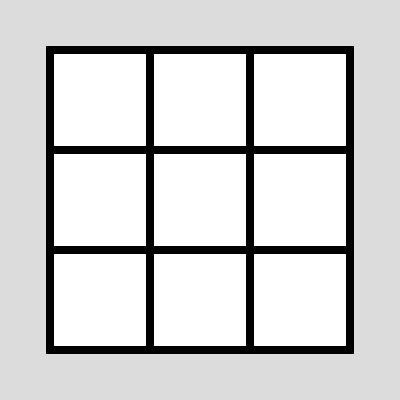
Frame 1 (no input)
Frame 60 (no input): identical to frame 1, image omitted
Frame 120 (the mouse pressed at the canvas centre since frame 60): identical to frame 1, image omitted

The p5.js sketch that drew this single still picture (run headless with seeded random() and noise() and a simulated clock; from frame 60 on, the mouse is pressed at the canvas centre):

// p5.js sketch
// ── sketch.js
class Cell {
  constructor(xx, yy, sizee) {
    this.x = xx
    this.y = yy
    this.size = sizee

    //status is to keep track of X's and O's so the three possible statuses will be X,O, or empty
    this.status = "empty"
  }

  show() {
    strokeWeight(8)
    rect(this.x, this.y, this.size, this.size)
  }

  display_Status() {
    if (this.status == "X") {
      //draw an X
      line(this.x+15, this.y+15, this.x+(CELL_SIZE-15), this.y+(CELL_SIZE-15))
      line(this.x+15, this.y+(CELL_SIZE-15), this.x+(CELL_SIZE-15), this.y+15)
    }

    if (this.status == "O") {
      //draw an O
      circle(this.x+(CELL_SIZE/2), this.y+(CELL_SIZE/2), this.size-30)
    }
  }

  update_Status(status){
    this.status = status
  }

  check_if_in_bounds(otherX, otherY) {
    return (otherX >= this.x && otherX <= this.x+CELL_SIZE && otherY >= this.y && otherY <= this.y+CELL_SIZE)
  }
}

//cell list to keep track
cells = []

//constant cell size
const CELL_SIZE = 100

//global variable to keep track of turns
turn_status = "X"

function setup() {
  createCanvas(400, 400);

  //set up cell list
  for (let x = 0; x < 3; x++) {
    cells[x] = []
    for (let y = 0; y < 3; y++) {
      cells[x][y] = new Cell((CELL_SIZE*x)+50, (CELL_SIZE*y)+50, CELL_SIZE)
    }
  }
}

function draw() {
  background(220);

  //display cells
  for (let x = 0; x < 3; x++) {
    for (let y = 0; y < 3; y++) {
      cells[x][y].show()
      cells[x][y].display_Status()
    }
  }
}

//update status of cells
function mouseReleased() {
  //get mouse cords once so do not have to check it multiple times
  mouseX_coord = mouseX
  mouseY_coord = mouseY

  //find which cell user clicked on by mouse location
  let cell = null
  for (let x = 0; x < 3; x++) {
    for (let y = 0; y < 3; y++) {
      if (cells[x][y].check_if_in_bounds(mouseX_coord, mouseY_coord)) {
        cell = cells[x][y]
        break
      }
    }
  }

  //first check to make sure user did end up clicking a cell
  if (cell != null) {
    //update cell status if the cell is empty
    if (cell.status == "empty") {
      cell.update_Status(turn_status)
      turn_status != flip_turn_status()
    } else {
      alert("You may only select an empty cell")
    }

    //check if there is a winner
    let game_result = check_winner()
    if (game_result != null) {
      console.log(game_result)
    }
  }
}

function flip_turn_status() {
  if (turn_status == "X") {
    turn_status = "O"
  } else {
    turn_status = "X"
  }
}

function check_winner() {
  //check all vertical possibilities
  for (let i = 0; i < 3; i++) {
    if (cells[i][0].status == "X" && cells[i][1].status == "X" && cells[i][2].status== "X") {
      return "X"
    } else if (cells[i][0].status == "O" && cells[i][1].status == "O" && cells[i][2].status== "O") {
      return "O"
    }
  }

  //check all horizontal possiblities'
  for (let i = 0; i < 3; i++) {
    if (cells[0][i].status == "X" && cells[1][i].status == "X" && cells[2][i].status== "X") {
      return "X"
    } else if (cells[0][i].status == "O" && cells[1][i].status == "O" && cells[2][i].status== "O") {
      return "O"
    }
  }

  //check diaganol possibilities
  if (cells[0][0].status == "X" && cells[1][1].status == "X" && cells[2][2].status== "X") {
    return "X"
  } else if (cells[0][0].status == "O" && cells[1][1].status == "O" && cells[2][2].status== "O") {
    return "O"
  }

  if (cells[2][0].status == "X" && cells[1][1].status == "X" && cells[0][2].status== "X") {
    return "X"
  } else if (cells[2][0].status == "O" && cells[1][1].status == "O" && cells[0][2].status== "O") {
    return "O"
  }

  //check if tie
  tie = true //true unless proven false
  for (x = 0; x < 3; x++) {
    for (y = 0; y < 3; y++){
      if (cells[0][0].status == "empty") {
        tie = false
        break
      }
    }
  }

  if (tie) {
    return "tie"
  }
}
// ── style.css
html, body {
  margin: 0;
  padding: 0;
  overflow: hidden;
}

canvas {
  display: block;
  margin-left: 5px;
}

button {
  margin-left: 20px;
}

h1 {
  width: 100%;
  font-weight: 600;
  font-size: 300%;
  margin-left: 20px;
  margin-bottom: 0px;
}
